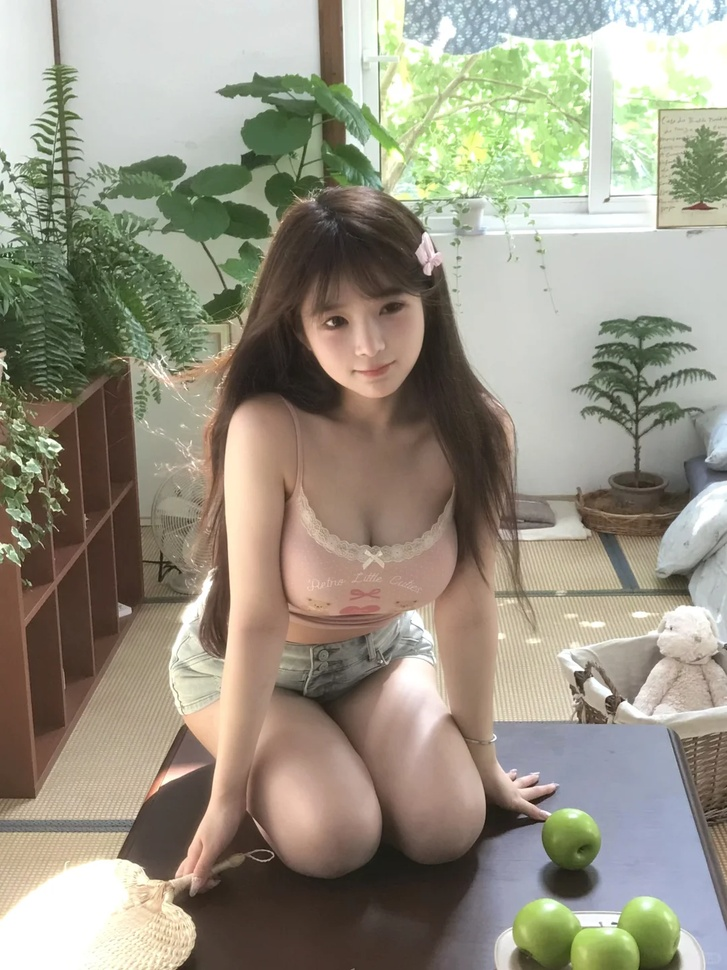
#> input picture 我的已处理文件/“夏天不会定格，但我抓住她”🍀 13.30.59/0.jpg, 727 x 970 px, shrunk from 1080 x 1440 before the run; its folder holds only this picture in this run
$ python -i '改图片.py'   (imports and definitions only)
#> lines starting #> are read from the running program, lines starting #| are printed output that depends on the picture
#> further down, picture is the input picture: shape (970, 727, 3); mean B, G, R 132.3, 148.1, 153
import cv2
import os
import numpy as np

def apply_filter(image, filter_type="natural"):
#> called with filter_type = 'natural'
    if filter_type == "natural":
        contrast_factor = 1.1
        image = cv2.convertScaleAbs(image, alpha=contrast_factor, beta=0)
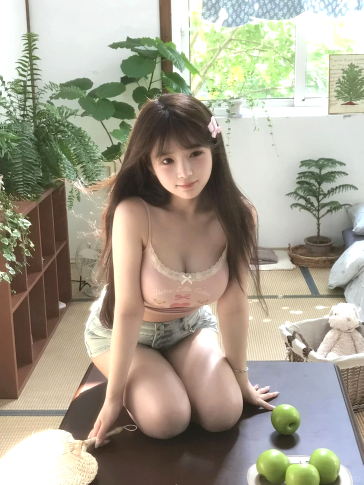
#> image: shape (970, 727, 3) (shown at 1/2 size); mean of channels 0, 1, 2 144.5, 161, 166.7; drawn as B, G, R
        hsv = cv2.cvtColor(image, cv2.COLOR_BGR2HSV)
#> hsv: shape (970, 727, 3); mean H, S, V 33.7, 53.6, 173.1
        h, s, v = cv2.split(hsv)
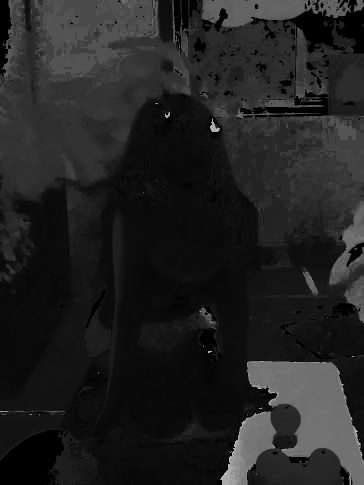
#> h: shape (970, 727) (shown at 1/2 size); min 0, max 179, mean 33.7
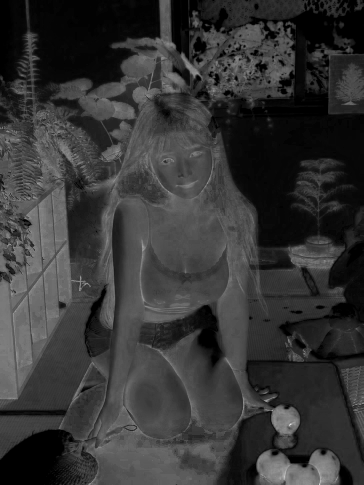
#> s: shape (970, 727) (shown at 1/2 size); min 0, max 255, mean 53.6
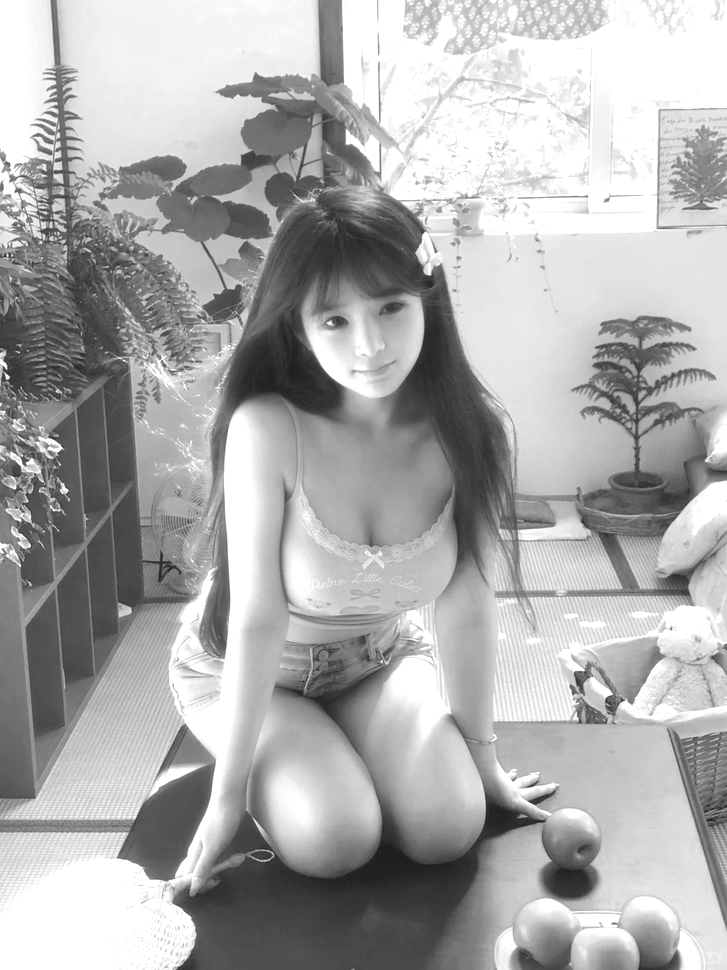
#> v: shape (970, 727); min 26, max 255, mean 173.1
        s = cv2.add(s, 10)
        s = np.clip(s, 0, 255)
        hsv = cv2.merge([h, s, v])
#> hsv: shape (970, 727, 3); mean H, S, V 33.7, 63.6, 173.1
        filtered_image = cv2.cvtColor(hsv, cv2.COLOR_HSV2BGR)
    elif filter_type == "warm":
        increase_brightness = 10
        image = cv2.convertScaleAbs(image, alpha=1.05, beta=increase_brightness)
        b, g, r = cv2.split(image)
        r = cv2.add(r, 5)
        r = np.clip(r, 0, 255)
        filtered_image = cv2.merge([b, g, r])
    elif filter_type == "cool":
        b, g, r = cv2.split(image)
        b = cv2.add(b, 5)
        b = np.clip(b, 0, 255)
        filtered_image = cv2.merge([b, g, r])
    elif filter_type == "soft":
        blur = cv2.GaussianBlur(image, (3, 3), 0)
        alpha = 0.9
        filtered_image = cv2.addWeighted(image, alpha, blur, 1 - alpha, 0)
    elif filter_type == "bright":
        filtered_image = cv2.convertScaleAbs(image, alpha=1.1, beta=10)
    elif filter_type == "clarity":
        kernel = np.array([[-1, -1, -1],
                           [-1, 9, -1],
                           [-1, -1, -1]])
        filtered_image = cv2.filter2D(image, -1, kernel)
        filtered_image = np.clip(filtered_image, 0, 255)
    elif filter_type == "grayscale":
        filtered_image = cv2.cvtColor(image, cv2.COLOR_BGR2GRAY)
    elif filter_type == "negative":
        filtered_image = cv2.bitwise_not(image)
    else:
        raise ValueError("Unsupported filter type")
    return filtered_image

# [4 lines left out: function crop_bottom, not called in this run]

def add_border(image, border_size=10, color=(255, 255, 255)):
    bordered_image = cv2.copyMakeBorder(image, border_size, border_size, border_size, border_size, cv2.BORDER_CONSTANT, value=color)
    return bordered_image

# [53 lines left out: function batch_apply_filter, not called in this run]

# [8 lines not run here, left out]

>>> import cv2
>>> picture = cv2.imread('../我的已处理文件/“夏天不会定格，但我抓住她”🍀 13.30.59/0.jpg')
>>> result = apply_filter(picture)

$ run again, on 我的已处理文件/“夏天不会定格，但我抓住她”🍀 13.30.59/1.jpg
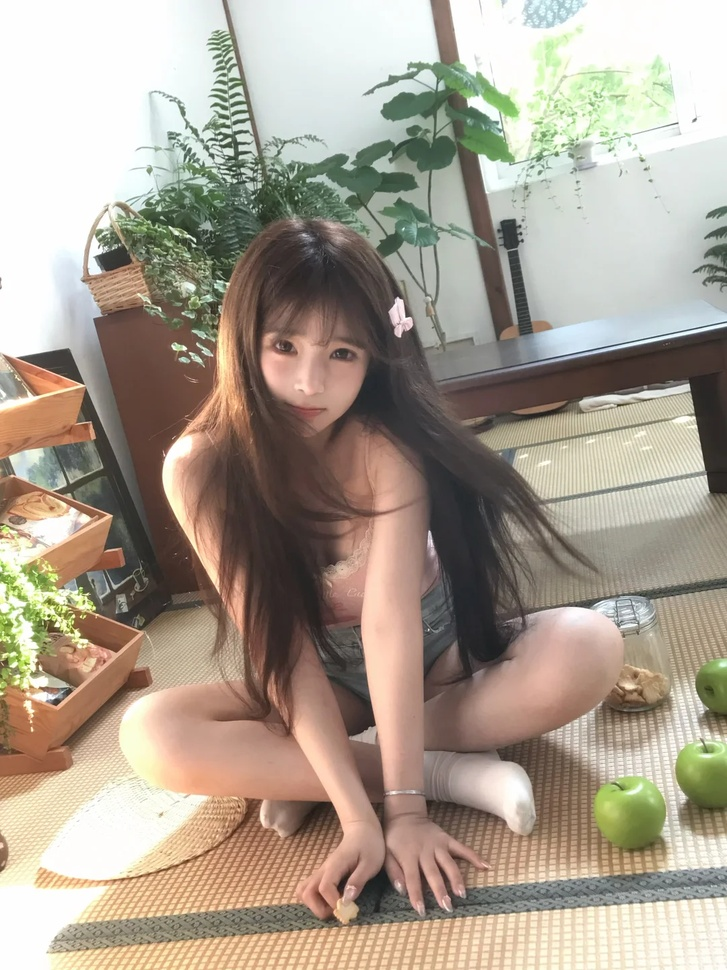
#> input picture 我的已处理文件/“夏天不会定格，但我抓住她”🍀 13.30.59/1.jpg, 727 x 970 px, shrunk from 1080 x 1440 before the run
#> picture is the input picture: shape (970, 727, 3); mean B, G, R 144.6, 159.1, 170.2
#> in apply_filter, `h, s, v = cv2.split(hsv)`:
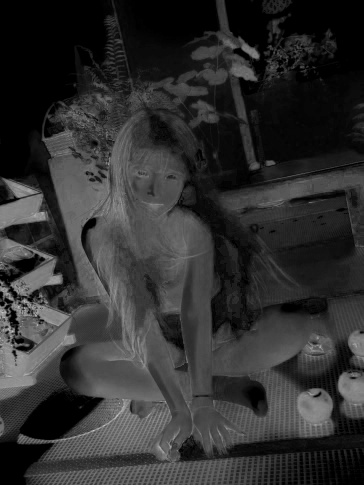
#> s: shape (970, 727) (shown at 1/2 size); min 0, max 232, mean 47.6
#> in apply_filter, `h, s, v = cv2.split(hsv)`:
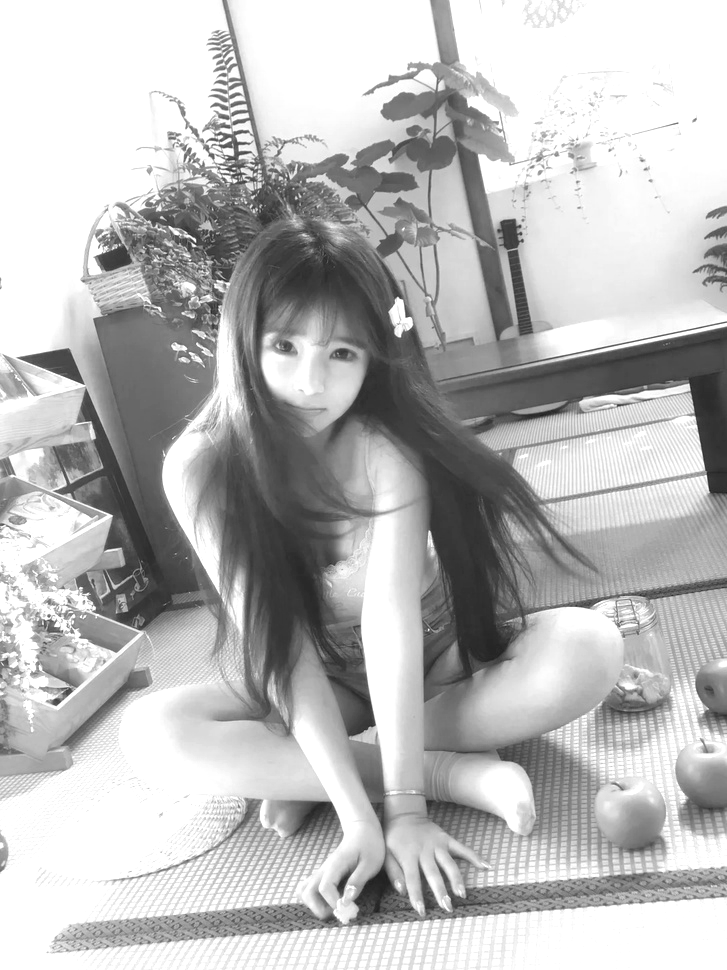
#> v: shape (970, 727); min 31, max 255, mean 186
